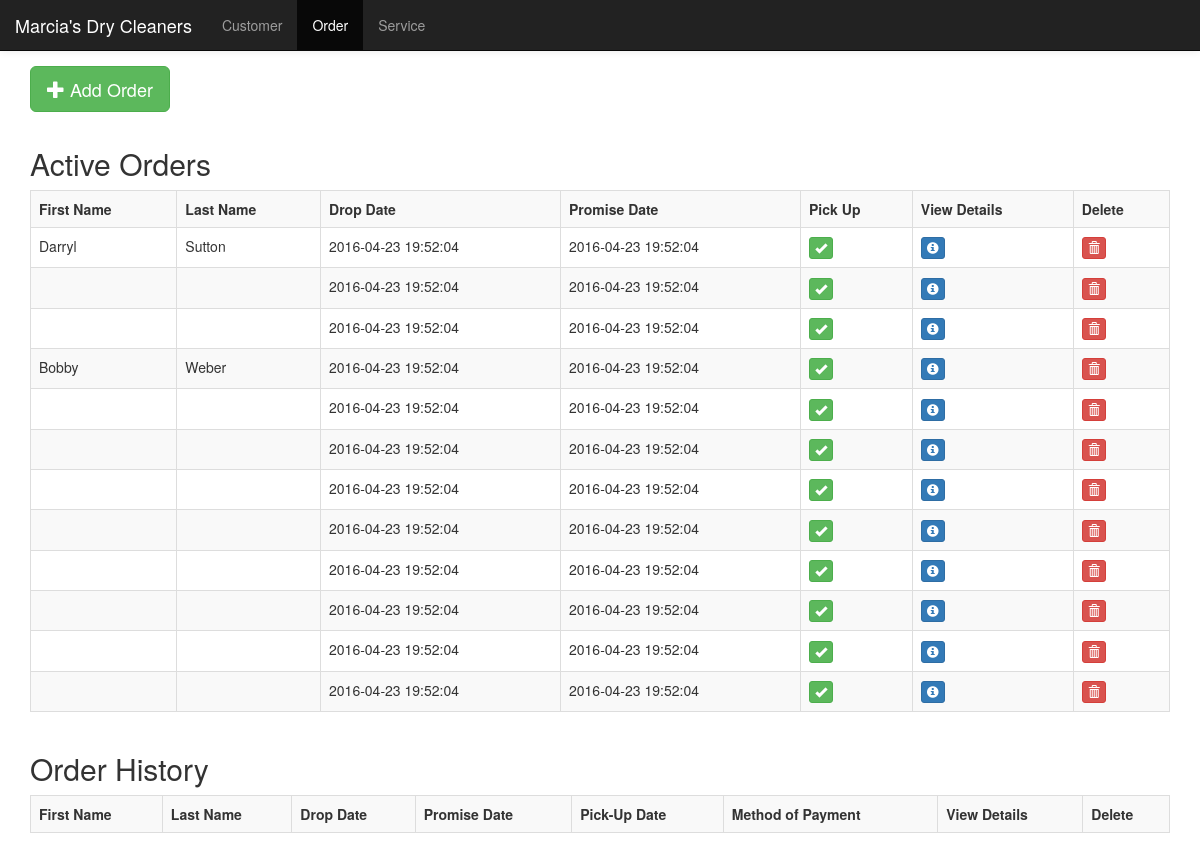
The app's page /order.php with its own data.
### tables this page shows
CREATE TABLE `order` (
    OrderID INT PRIMARY KEY AUTO_INCREMENT,
    DropDate DATETIME NOT NULL,
    PromiseDate DATETIME NOT NULL,
    PickupDate DATETIME,
    MethodOfPayment VARCHAR(45),
    CustomerID INT NOT NULL,
    FOREIGN KEY (CustomerID) REFERENCES `customer`(CustomerID) ON UPDATE RESTRICT ON DELETE CASCADE
);

CREATE TABLE `customer` (
    CustomerID INT PRIMARY KEY AUTO_INCREMENT,
    FirstName VARCHAR(45) NOT NULL,
    LastName VARCHAR(45) NOT NULL,
    Email VARCHAR(255) NOT NULL,
    Address VARCHAR(255) NOT NULL,
    HasMembership BOOLEAN NOT NULL DEFAULT FALSE
);

### order.php (the view, shortened to what this page needs)
<!DOCTYPE html>
<html>
<?php require "header.php"; ?>
<body>
<div class="container" style="padding-top:15px;">
    <?php require "connect.php"; ?>
    <?php
        $mysqli = new mysqli($host, $user, $pass, $db);
    ?>
    <button style="margin-bottom:15px" class="btn btn-success btn-lg" data-title="Add" data-toggle="modal" data-target="#add"><span class="glyphicon glyphicon-plus"></span> Add Order</button>
    <h2>Active Orders</h2>
    <div class="table-responsive">
        <table class="table table-bordered table-striped">
            <tr>
                <th>First Name</th>
                <th>Last Name</th>
                <th>Drop Date</th>
                <th>Promise Date</th>
                <th>Pick Up</th>
                <th>View Details</th>
                <th>Delete</th>
            </tr>
            <?php
                $columns = "order.CustomerID, OrderID, FirstName, LastName, DropDate, PromiseDate, PickupDate";
                $query = "SELECT ".$columns." FROM `order` LEFT JOIN customer ON customer.CustomerID = order.CustomerID ORDER BY LastName, FirstName";
                $CUSTOMER_ID_INDEX = 0;
                $ORDER_ID_INDEX = 1;
                $FIRST_NAME_INDEX = 2;
                $LAST_NAME_INDEX = 3;
                $DROP_DATE_INDEX = 4;
                $PROMISE_DATE_INDEX = 5;
                $lastCustomerID = -1;
                $result = $mysqli->query($query);
                while ($row = $result->fetch_array()) {
                    $customerID = $row[$CUSTOMER_ID_INDEX];
                    $orderID = $row[$ORDER_ID_INDEX];
                    $firstName = $row[$FIRST_NAME_INDEX];
                    $lastName = $row[$LAST_NAME_INDEX];
                    $dropDate = $row[$DROP_DATE_INDEX];
                    $promiseDate = $row[$PROMISE_DATE_INDEX];
                    if($customerID == $lastCustomerID) {
                        $firstName = $lastName = '';
                    }
                    $lastCustomerID = $customerID;
                    echo '
                        <tr>
                            <td>'.$firstName.'</td>
                            <td>'.$lastName.'</td>
                            <td>'.$dropDate.'</td>
                            <td>'.$promiseDate.'</td>
                            <td>
                                <button class="btn btn-success btn-xs" data-title="Pickup" data-toggle="modal" data-target="#pickup" onclick="javascript:$(\'#pickup_confirm_button\').attr(\'value\',\''.$orderID.'\');">
                                    <span class="glyphicon glyphicon-ok"></span>
                                </button>
                            </td>
                            <td>
                                <form method="post" action="order_detail.php">
                                    <button class="btn btn-primary btn-xs" id="view_details" name="view_details_name" type="submit" value="'.$orderID.'">
                                        <span class="glyphicon glyphicon-info-sign"></span>
                                    </button>
                                </form>
                            </td>
                            <td>
                                <button class="btn btn-danger btn-xs" data-title="Delete" data-toggle="modal" data-target="#delete" onclick="javascript:$(\'#delete_confirm_button\').attr(\'value\',\''.$orderID.'\')">
                                    <span class="glyphicon glyphicon-trash"></span>
                                </button>
                            </td>
                        </tr>
                    ';
                }
            ?>
        </table>
    </div>
    <h2>Order History</h2>
    <div class="table-responsive">
        <table class="table table-bordered table-striped">
            <tr>
                <th>First Name</th>
                <th>Last Name</th>
                <th>Drop Date</th>
                <th>Promise Date</th>
                <th>Pick-Up Date</th>
                <th>Method of Payment</th>
                <th>View Details</th>
                <th>Delete</th>
            </tr>
        </table>
    </div>
</div>
</body>
</html>

### records on screen
order: CustomerID.FirstName "Darryl", CustomerID.LastName "Sutton", DropDate "2016-04-23 19:52:04", PromiseDate "2016-04-23 19:52:04", $orderID 11 (drawn)
order: DropDate "2016-04-23 19:52:04", PromiseDate "2016-04-23 19:52:04", $orderID 10 (drawn)
order: DropDate "2016-04-23 19:52:04", PromiseDate "2016-04-23 19:52:04", $orderID 12 (drawn)
order: CustomerID.FirstName "Bobby", CustomerID.LastName "Weber", DropDate "2016-04-23 19:52:04", PromiseDate "2016-04-23 19:52:04", $orderID 5 (drawn)
order: DropDate "2016-04-23 19:52:04", PromiseDate "2016-04-23 19:52:04", $orderID 7 (drawn)
order: DropDate "2016-04-23 19:52:04", PromiseDate "2016-04-23 19:52:04", $orderID 9 (drawn)
order: DropDate "2016-04-23 19:52:04", PromiseDate "2016-04-23 19:52:04", $orderID 2 (drawn)
order: DropDate "2016-04-23 19:52:04", PromiseDate "2016-04-23 19:52:04", $orderID 4 (drawn)
order: DropDate "2016-04-23 19:52:04", PromiseDate "2016-04-23 19:52:04", $orderID 6 (drawn)
order: DropDate "2016-04-23 19:52:04", PromiseDate "2016-04-23 19:52:04", $orderID 8 (drawn)
order: DropDate "2016-04-23 19:52:04", PromiseDate "2016-04-23 19:52:04", $orderID 1 (drawn)
order: DropDate "2016-04-23 19:52:04", PromiseDate "2016-04-23 19:52:04", $orderID 3 (drawn)
